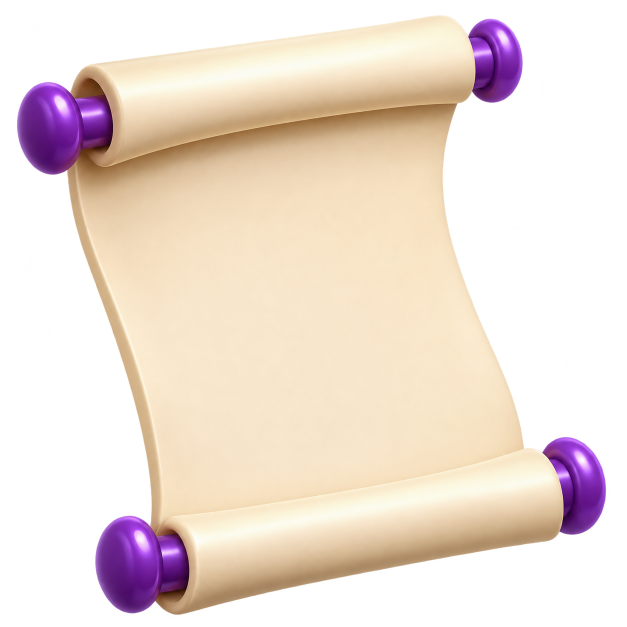
#> input picture docs/capas/portugues/PAPEL-ANTIGO.png, 1254 x 1254 px (shown at 1/2 size)
$ python -i icones_tema.py   (imports and definitions only)
#> lines starting #> are read from the running program, lines starting #| are printed output that depends on the picture; after the words box and inside, x2 and y2 are one past the last pixel; in counts of white or black regions, pixels touching at a corner belong together
#!/usr/bin/env python3
"""Ícones de tema enviados pelo dono (comando 19, 06/11/2026).

Fonte oficial: docs/icones/<pasta da matéria>/<id do tema>-<nome>.png (o id é o mod.id do site).
Os PNG originais ficam guardados lá, intactos; este módulo só lê.

Para o site, cada PNG vira <id>.webp leve, pronto para ficar INTEIRO dentro do círculo claro:
  1. restos do fundo apagados: alfa muito baixo zerado e manchas soltas (fora do objeto) removidas;
  2. objeto 100% opaco: alfa >= 128 vira 255 (o recorte original deixava o objeto em 249-254);
  3. sem halo/franja: a cor dos pixels da borda (alfa parcial) vem do pixel opaco mais próximo;
  4. enquadramento: o objeto é centrado e reduzido até o ponto mais distante caber num círculo de
     RAIO_OBJETO (88%) do raio da imagem (a imagem tem o mesmo tamanho do círculo na interface);
  5. WebP de LADO px (2,9x o maior uso, 112 px), qualidade QUALIDADE.

Uso direto (conferência): python3 scripts/icones_tema.py <saida>  -> grava os WebP e uma prancha.
No fluxo normal, scripts/converte.py chama icones_materia(m).
"""
import os, re, sys
from io import BytesIO

AQUI = os.path.dirname(os.path.abspath(__file__))
RAIZ = os.path.dirname(os.path.dirname(AQUI))
PASTA_DOCS = os.path.join(RAIZ, 'docs', 'icones')

# pasta em docs/icones -> id da matéria no site (as nove matérias; comandos 19 e 23). fs = Filosofia e Sociologia (L*, S*)
PASTAS = {
    'biologia': 'bio', 'quimica': 'qui', 'matematica': 'mat', 'portugues': 'por', 'fisica': 'fis',
    'geografia': 'geo', 'historia': 'his', 'filosofia-sociologia': 'fs', 'ingles': 'ing',
}
NOME = re.compile(r'^([A-Z]+\d+)(?:-.*)?\.png$', re.I)

ALFA_RESTO = 32       # alfa <= isto é resto de fundo
ALFA_OPACO = 128      # alfa >= isto é objeto (vira 255)
RAIO_OBJETO = 0.88    # o objeto cabe num círculo de 88% do raio
LADO = 320
QUALIDADE = 84


def arquivos_materia(m):
    """{id do tema: caminho do PNG original} de todas as pastas da matéria m."""
    out = {}
    if not os.path.isdir(PASTA_DOCS):
        return out
    for pasta in sorted(os.listdir(PASTA_DOCS)):
        if PASTAS.get(pasta) != m:
            continue
        cam = os.path.join(PASTA_DOCS, pasta)
        for f in sorted(os.listdir(cam)):
            r = NOME.match(f)
            if r:
                out[r.group(1).upper()] = os.path.join(cam, f)
    return out


def materias_com_icones():
    return sorted({m for m in PASTAS.values() if arquivos_materia(m)})


def limpa(caminho):
    """PNG original -> imagem RGBA limpa (mesma resolução): sem restos, objeto opaco, borda sem franja."""
    import numpy as np
    from PIL import Image
    from scipy import ndimage as nd
    im = np.array(Image.open(caminho).convert('RGBA'))
#> im is the input picture: shape (1254, 1254, 4); mean R, G, B, A 130.3, 115.2, 105.2, 143.2
    rgb = im[..., :3].astype(np.uint8)
    a = im[..., 3].astype(np.int32)
#> a: shape (1254, 1254) int32; 256 distinct labels, from 0 to 255
    a[a <= ALFA_RESTO] = 0
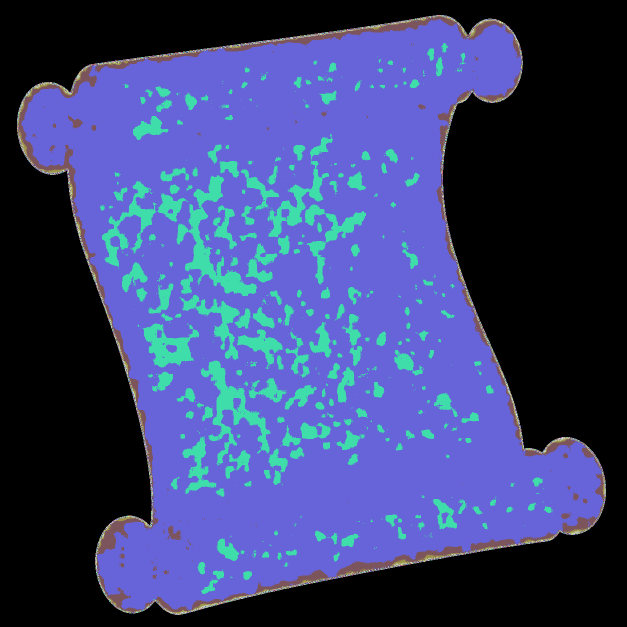
#> a: shape (1254, 1254) int32 (shown at 1/2 size); 224 distinct labels, from 0 to 255; one colour per label, 0 black
    # manchas soltas: só ficam as partes ligadas (8-vizinhança) com pelo menos 0,2% do objeto principal
    lab, n = nd.label(a > 0, structure=np.ones((3, 3)))
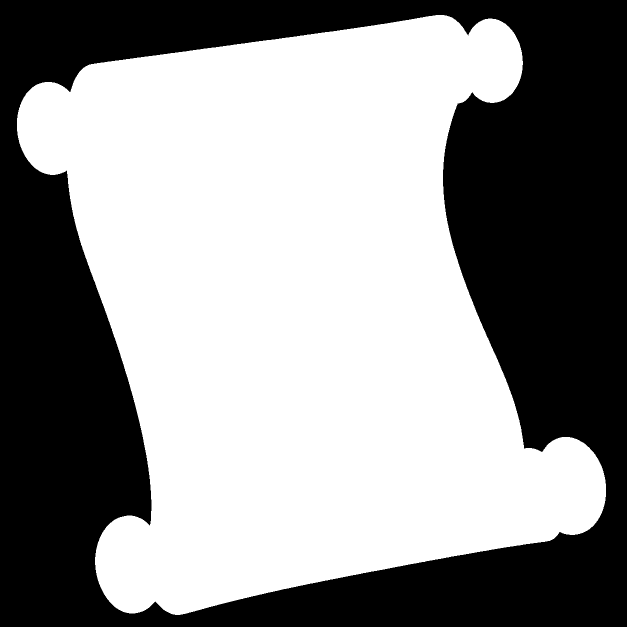
#> lab: shape (1254, 1254) int32 (shown at 1/2 size); values 0 (black) and 1 (white), 56.8% white; 1 black region, box (x1, y1, x2, y2) and area: (0, 0, 1254, 1254) 680044
#> n = 1
    if n:
        tam = nd.sum(a > 0, lab, range(1, n + 1))
#> tam = [892472]
        manter = np.zeros(n + 1, bool)
#> manter = [False, False]
        manter[1:] = tam >= max(tam.max() * 0.002, 40)
        a[~manter[lab]] = 0
    a[a >= ALFA_OPACO] = 255
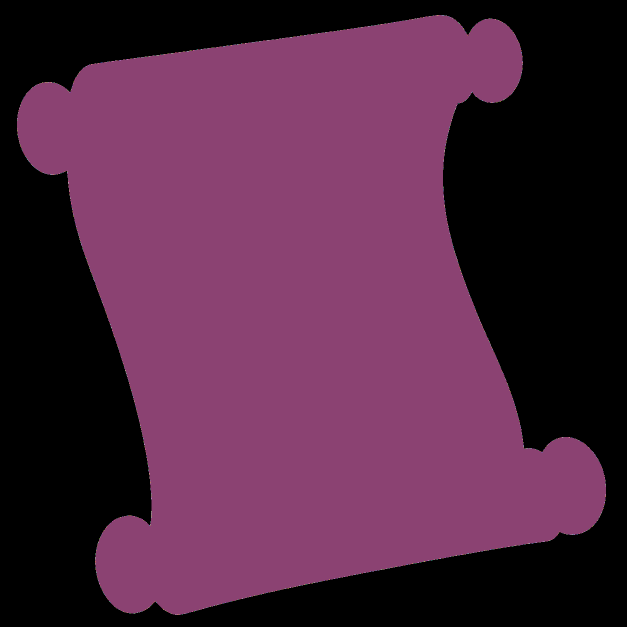
#> a: shape (1254, 1254) int32 (shown at 1/2 size); 97 distinct labels, from 0 to 255; one colour per label, 0 black
    # borda: cor do pixel opaco mais próximo (tira o fundo claro que vinha misturado na borda)
    opaco = a == 255
#> opaco: shape (1254, 1254) bool; 56.6% white; 1 black region, box (x1, y1, x2, y2) and area: (0, 0, 1254, 1254) 682644
    _, (iy, ix) = nd.distance_transform_edt(~opaco, return_indices=True)
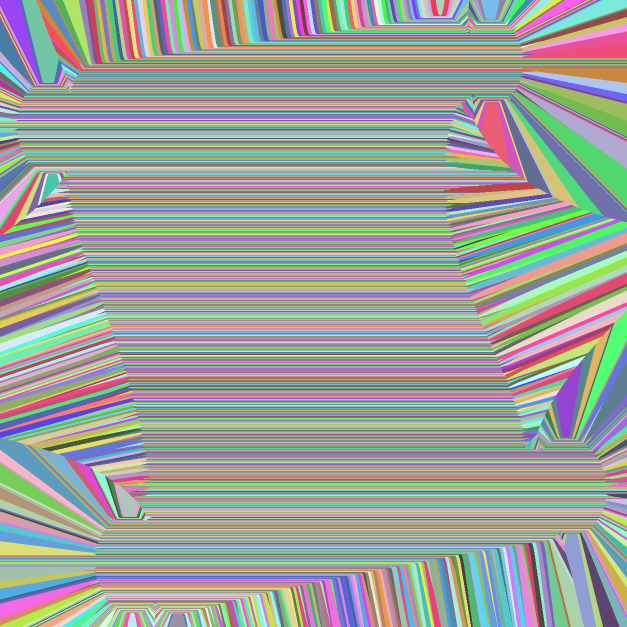
#> iy: shape (1254, 1254) int32 (shown at 1/2 size); 1199 distinct labels, from 30 to 1228; one colour per label, 0 black
    borda = (a > 0) & ~opaco
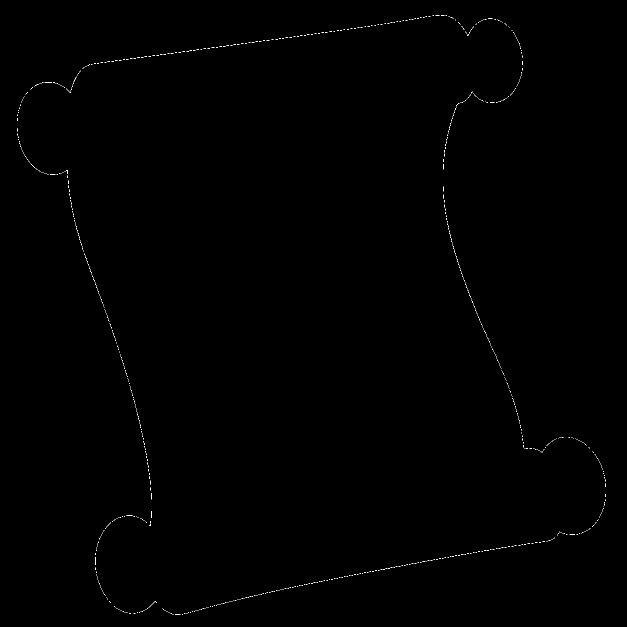
#> borda: shape (1254, 1254) bool (shown at 1/2 size); 0.17% white in thin lines or dots, all inside (x1, y1, x2, y2) = (34, 30, 1212, 1230)
    rgb[borda] = rgb[iy[borda], ix[borda]]
#> rgb: shape (1254, 1254, 3); mean R, G, B 130.4, 115.2, 105.2
    rgb[a == 0] = 0
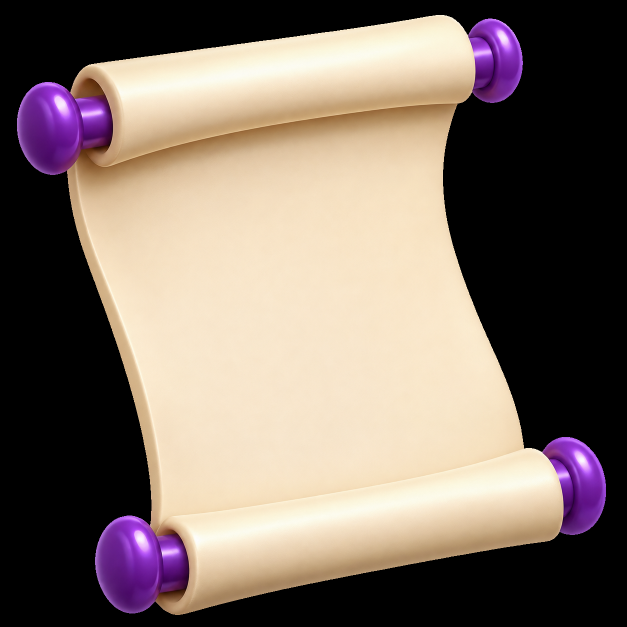
#> rgb: shape (1254, 1254, 3) (shown at 1/2 size); mean R, G, B 127.8, 113, 103.1
    return Image.fromarray(np.dstack([rgb, a.astype(np.uint8)]), 'RGBA')


def enquadra(img, lado=LADO):
    """Centra o objeto e o reduz para caber inteiro no círculo (RAIO_OBJETO do raio da imagem)."""
#> called with lado = 320
    import numpy as np
    from PIL import Image
    a = np.array(img.getchannel('A'))
    ys, xs = np.nonzero(a)
    # centro do menor círculo aproximado: centro da caixa, depois ajuste simples pelo ponto mais distante
    cx, cy = (xs.min() + xs.max() + 1) / 2, (ys.min() + ys.max() + 1) / 2
#> cx = 623; cy = 630
    for _ in range(60):
        d = np.hypot(xs + .5 - cx, ys + .5 - cy)
        k = d.argmax()
        cx += (xs[k] + .5 - cx) * 0.02
        cy += (ys[k] + .5 - cy) * 0.02
#> this loop made 60 passes
#> (k, cx, cy) on passes 1 to 12: (100001, 611.6, 621.1), (782131, 623.3, 629.5), (100001, 611.9, 620.7), (782131, 623.5, 629.1), (100001, 612.1, 620.3), (782131, 623.8, 628.7), (100001, 612.3, 619.8), (782131, 624, 628.3), (100001, 612.6, 619.4), (782131, 624.2, 627.9), (100001, 612.8, 619.1), (782131, 624.5, 627.5)
#> after the loop, cx = 627.8; cy = 621.8
    raio = np.hypot(xs + .5 - cx, ys + .5 - cy).max()
#> raio = 720.8
    esc = (lado / 2 * RAIO_OBJETO) / raio
#> esc = 0.195
    grande = round(img.width * esc), round(img.height * esc)
#> grande = (245, 245)
    peq = img.convert('RGBa').resize(grande, Image.LANCZOS).convert('RGBA')
    tela = Image.new('RGBA', (lado, lado), (0, 0, 0, 0))
#> tela: PIL image 320x320 RGBA; every value is 0
    tela.alpha_composite(peq, (round(lado / 2 - cx * esc), round(lado / 2 - cy * esc)))
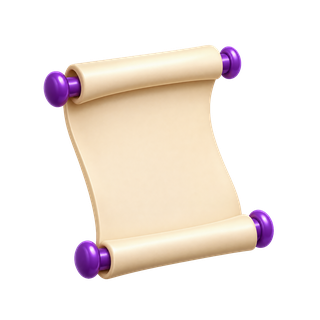
#> tela: PIL image 320x320 RGBA; mean R, G, B, A 77.7, 68.4, 62.7, 84.7; transparent parts drawn white
    return tela


def webp(caminho):
    img = enquadra(limpa(caminho))
    b = BytesIO()
    img.save(b, 'WEBP', quality=QUALIDADE, alpha_quality=100, method=6)
    return b.getvalue()


def icones_materia(m):
    """{id do tema: bytes do WebP} gerados SÓ a partir de docs/icones/ (vazio se a matéria não tem ícones novos)."""
    return {k: webp(p) for k, p in arquivos_materia(m).items()}


# [19 lines not run here, left out]

>>> result = webp('../../docs/capas/portugues/PAPEL-ANTIGO.png')

$ run again, on docs/design/evidencias/tg-proposta-A-hover-1280-claro.jpg
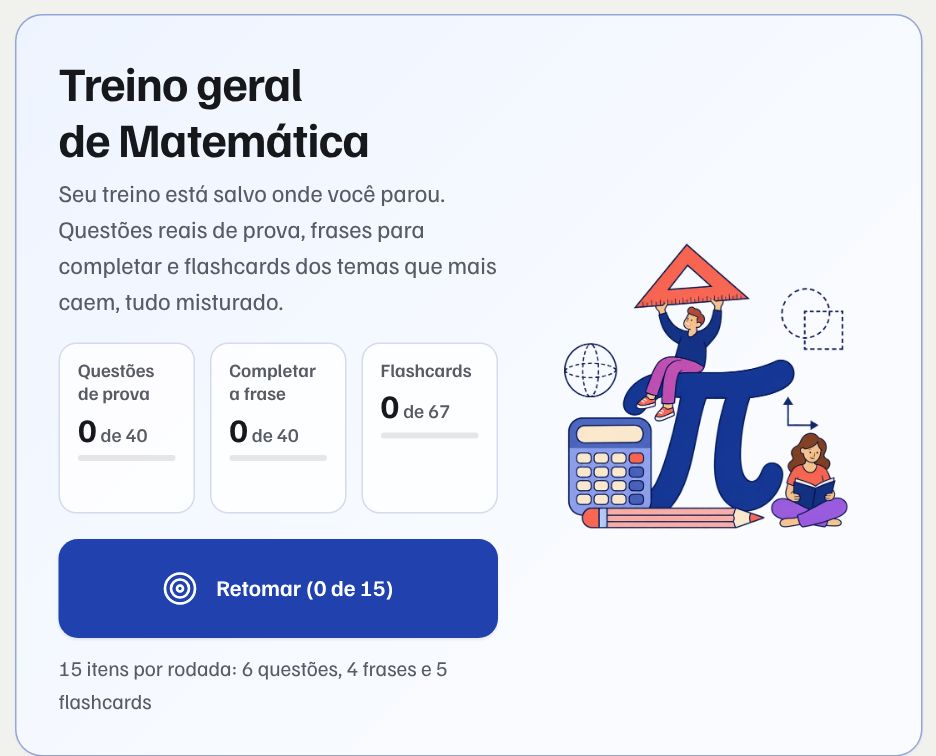
#> input picture docs/design/evidencias/tg-proposta-A-hover-1280-claro.jpg, 936 x 756 px
#> in limpa, rgb is the input picture: shape (756, 936, 3); mean R, G, B 220.9, 224.6, 237.8
#> lab: shape (756, 936) int32; every value is 1
#> n = 1
#> tam = [707616]
#> opaco: shape (756, 936) bool; every value is 1
#> iy: shape (756, 936) int32; 756 distinct labels, from 0 to 755
#> in limpa, `_, (iy, ix) = nd.distance_transform_edt(~opaco, return_indices=True)`:
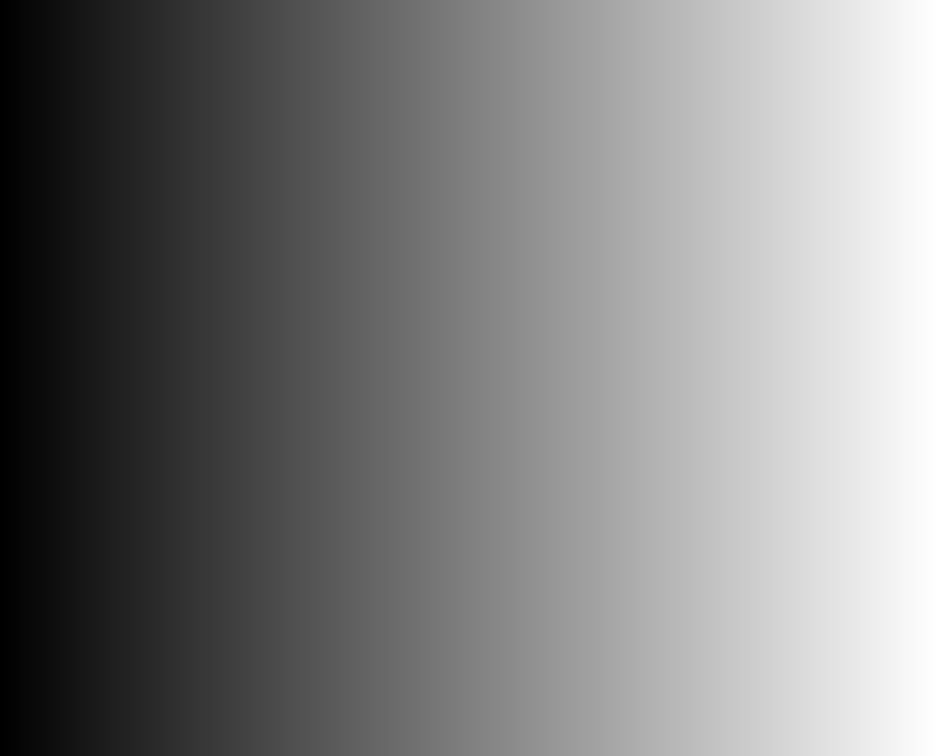
#> ix: shape (756, 936) int32; min 0, max 935, mean 467.5; drawn with min black and max white
#> borda: shape (756, 936) bool; every value is 0
#> in enquadra, `cx, cy = (xs.min() + xs.max() + 1) / 2, (ys.min() + ys.max() + 1) / 2`: cx = 468; cy = 378
#> the loop in enquadra, `for _ in range(60):` made 60 passes
#> (k, cx, cy) on passes 1 to 8: (0, 458.6, 370.4), (707615, 468.2, 378.2), (0, 458.8, 370.6), (707615, 468.4, 378.3), (0, 459, 370.7), (707615, 468.5, 378.4), (0, 459.2, 370.9), (707615, 468.7, 378.6)
#> after the loop in enquadra, `for _ in range(60):`: cx = 471.3; cy = 380.7
#> raio = 605.1
#> esc = 0.233
#> grande = (218, 176)
#> in enquadra, `tela.alpha_composite(peq, (round(lado / 2 - cx * esc), round(lado / 2 ..`:
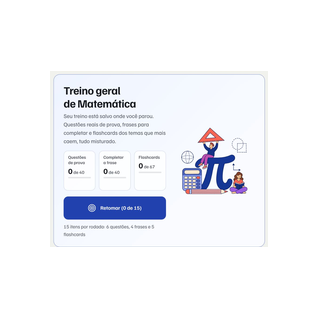
#> tela: PIL image 320x320 RGBA; mean R, G, B, A 82.7, 84.1, 89, 95.5; transparent parts drawn white
